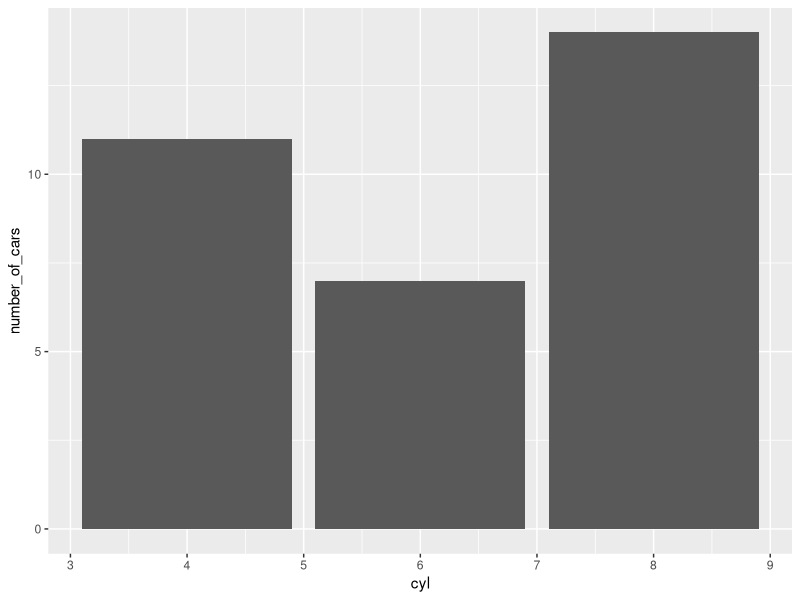
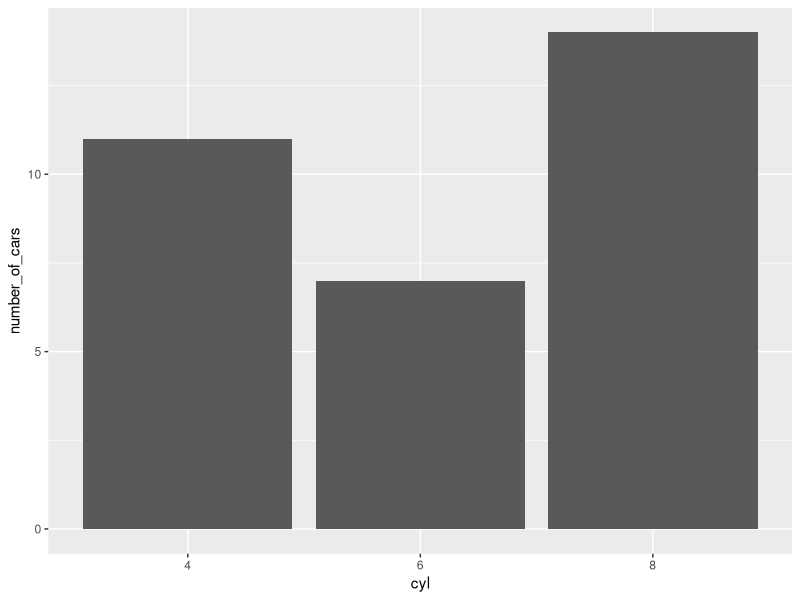
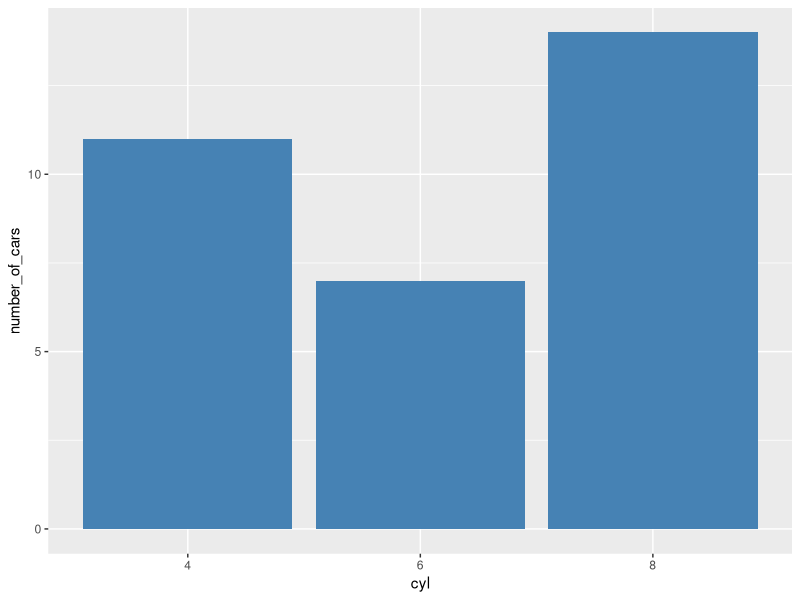
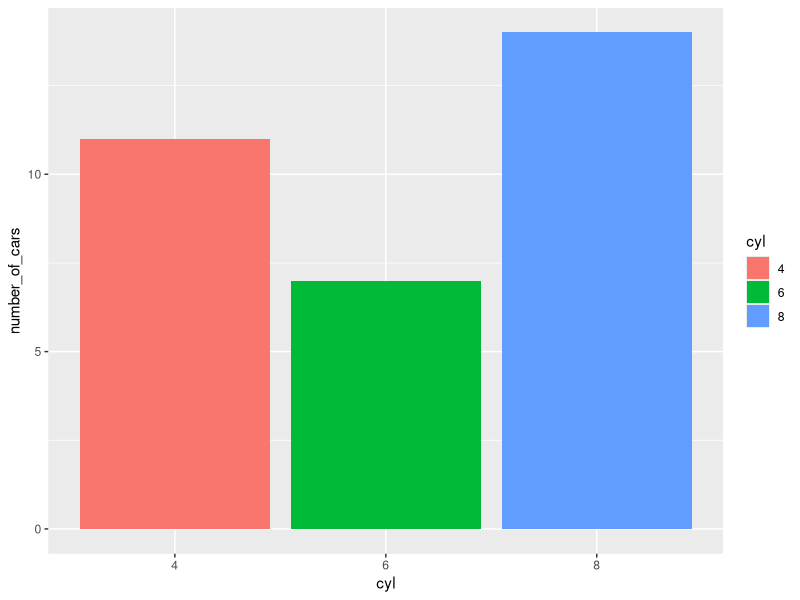
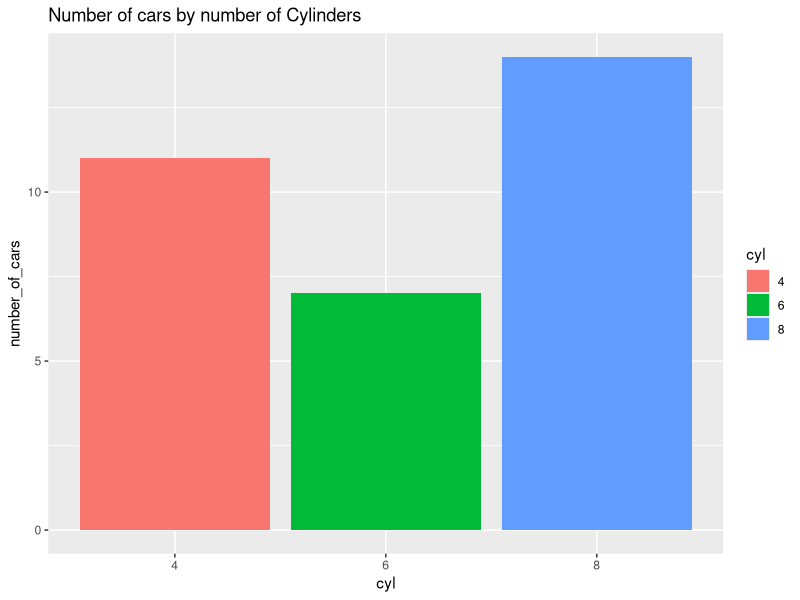
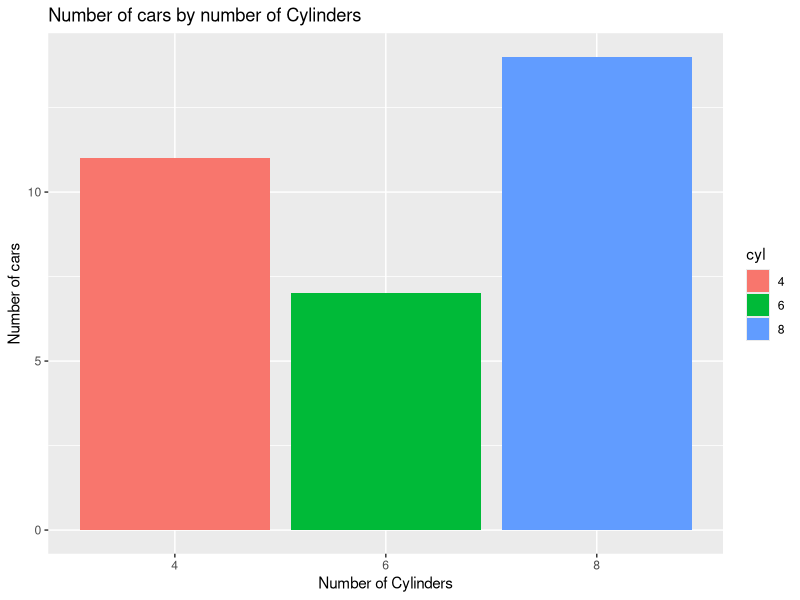

Recreate these plots in R, in order.
## ---- chunk 1
knitr::opts_chunk$set(echo = TRUE)
library(tidyverse)
## ---- chunk 2
mtcars <- mtcars
## ---- chunk 3
num_cyl <- mtcars %>% 
  summarise(sum(cyl))
## ---- chunk 4
Cylinders4 <- mtcars %>% 
filter(cyl == 4)
## ---- chunk 5

Cylinders4_mpgn <- mtcars %>% 
filter(cyl == 4 & mpg >30)

## ---- chunk 6
Num_cars = mtcars %>% 
  group_by(cyl) %>% 
  summarise(number_of_cars = n())
 


## ---- chunk 7
ggplot(data=Num_cars, aes(x= cyl, y= number_of_cars)) +
  geom_bar(stat="identity")
## ---- chunk 8
Num_cars <- Num_cars %>% 
 mutate(cyl= as.factor(cyl))
## ---- chunk 9
ggplot(data=Num_cars, aes(x= cyl, y= number_of_cars)) +
  geom_bar(stat="identity")
## ---- chunk 10


ggplot(data=Num_cars, aes(x= cyl, y= number_of_cars)) +
  geom_bar(stat="identity", fill="steelblue")
## ---- chunk 11
ggplot(data=Num_cars, aes(x= cyl, y= number_of_cars, fill = cyl)) +
  geom_bar(stat="identity")
## ---- chunk 12
ggplot(data=Num_cars, aes(x= cyl, y= number_of_cars, fill = cyl)) +
  geom_bar(stat="identity")+
ggtitle("Number of cars by number of Cylinders")
## ---- chunk 13
ggplot(data=Num_cars, aes(x= cyl, y= number_of_cars, fill = cyl)) +
  geom_bar(stat="identity")+
ggtitle("Number of cars by number of Cylinders") +
  xlab("Number of Cylinders") +
  ylab("Number of cars")
